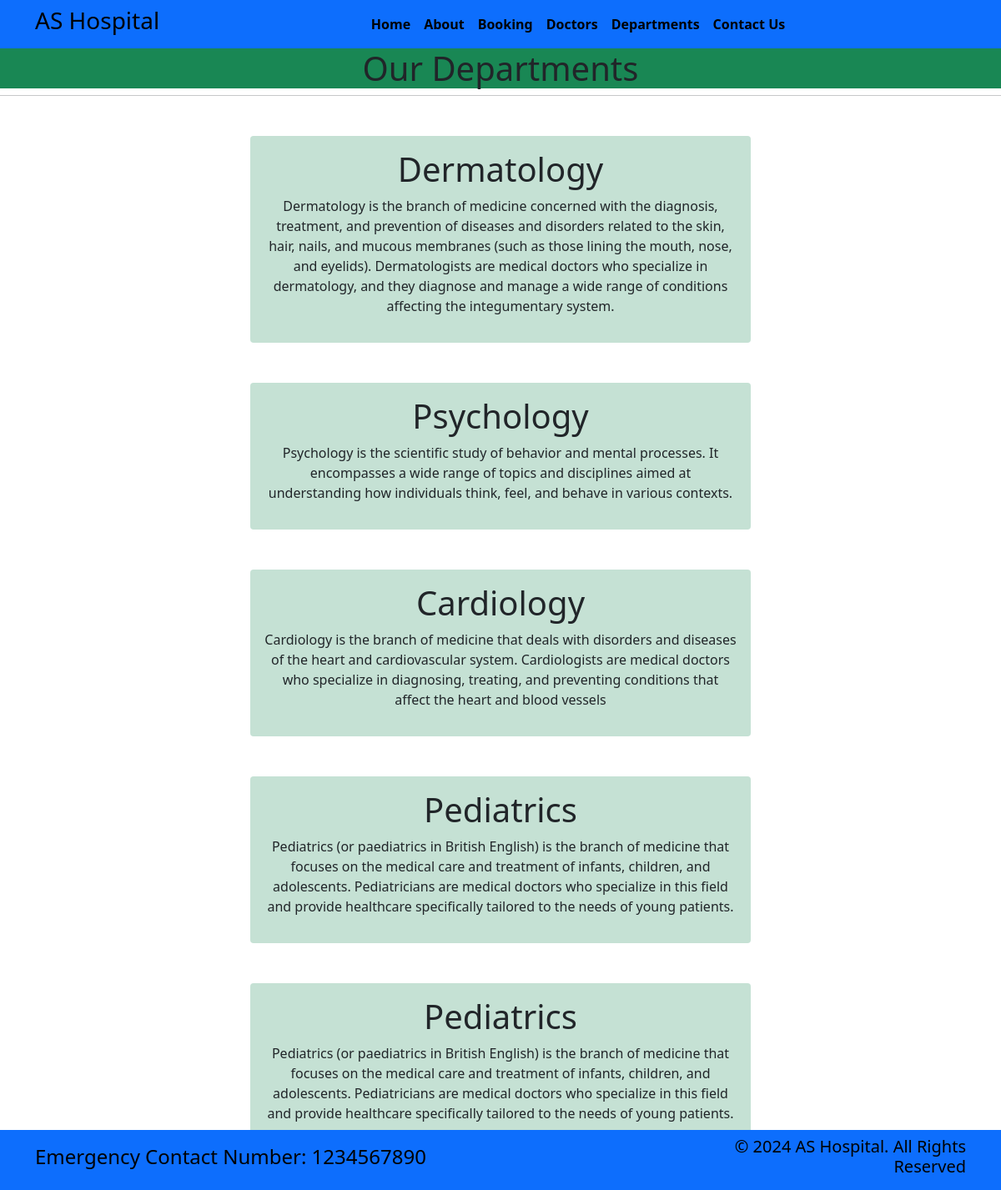
Screenshot of /department with the database file from the repository.
### home/models.py (models this page shows, shortened)
class Departments(models.Model):
    dep_name =models.CharField(max_length=100)
    dep_decription=models.TextField()

### home/views.py (the view)
# urls.py: path('department',views.department , name='department'),
def department(request):
    dict_dept ={
        'dept': Departments.objects.all()
    }
    return render(request,'department.html',dict_dept)

### templates/department.html (shortened to what this page needs)
{% extends 'base.html'%}
{% block content%}
<h1 class="text-center bg-success" >Our Departments </h1>
<hr class="mt-0">
{% for d in dept%}
<div class="mx-auto w-50 bg-success p-2 text-dark bg-opacity-25 text-center p-3 my-5  borderr-warning rounded">
    <h1>{{d.dep_name}} </h1>
    <p>{{d.dep_decription}}</p>
</div>
{% endfor%}
{%endblock%}

### rows the page displays
Departments: dep_name "Dermatology", dep_decription "Dermatology is the branch of medicine concerned with the diagnosis, treatment, and prevention of diseases and disorders related to the skin, hair, nails, and mucous membranes (such as those lining the mouth, nose, and eyelids). Dermatologists are medical doctors who specialize in dermatology, and they diagnose and manage a wide range of conditions affecting the integumentary system."
Departments: dep_name "Psychology", dep_decription "Psychology is the scientific study of behavior and mental processes. It encompasses a wide range of topics and disciplines aimed at understanding how individuals think, feel, and behave in various contexts."
Departments: dep_name "Cardiology", dep_decription "Cardiology is the branch of medicine that deals with disorders and diseases of the heart and cardiovascular system. Cardiologists are medical doctors who specialize in diagnosing, treating, and preventing conditions that affect the heart and blood vessels"
Departments: dep_name "Pediatrics", dep_decription "Pediatrics (or paediatrics in British English) is the branch of medicine that focuses on the medical care and treatment of infants, children, and adolescents. Pediatricians are medical doctors who specialize in this field and provide healthcare specifically tailored to the needs of young patients."
Departments: dep_name "Pediatrics", dep_decription "Pediatrics (or paediatrics in British English) is the branch of medicine that focuses on the medical care and treatment of infants, children, and adolescents. Pediatricians are medical doctors who specialize in this field and provide healthcare specifically tailored to the needs of young patients."
